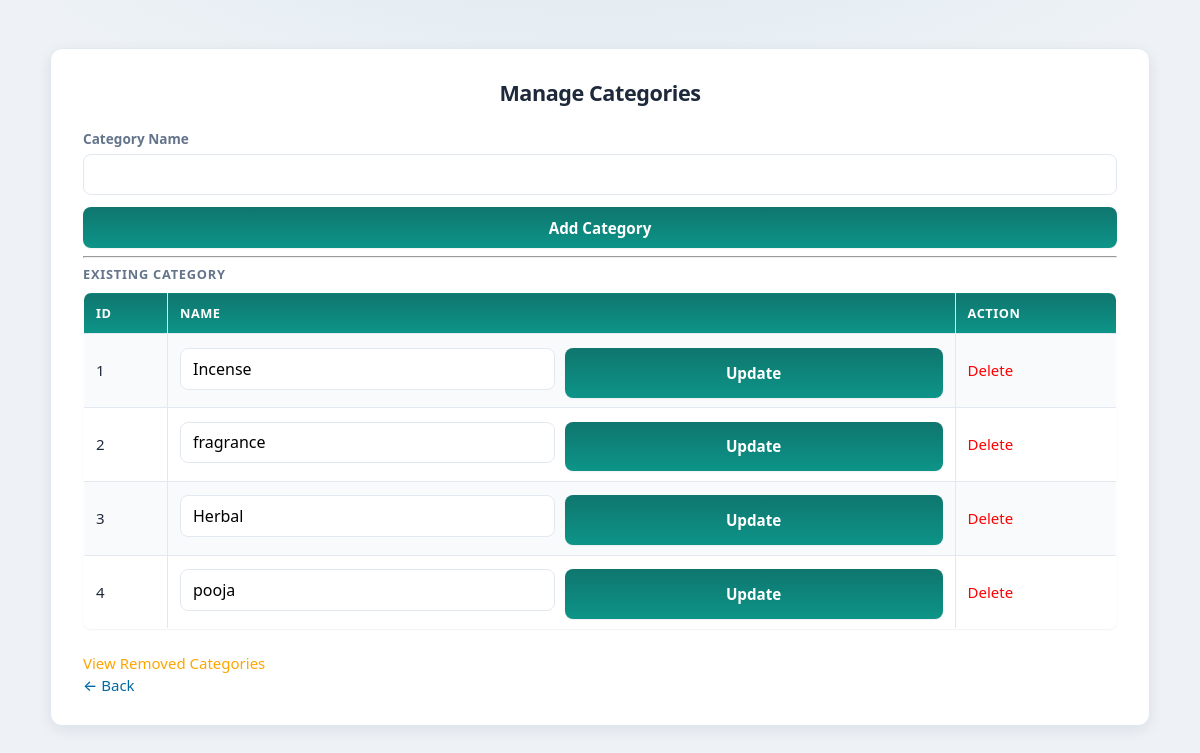
The page /manage_category.php (signed in) on the database as committed earlier.
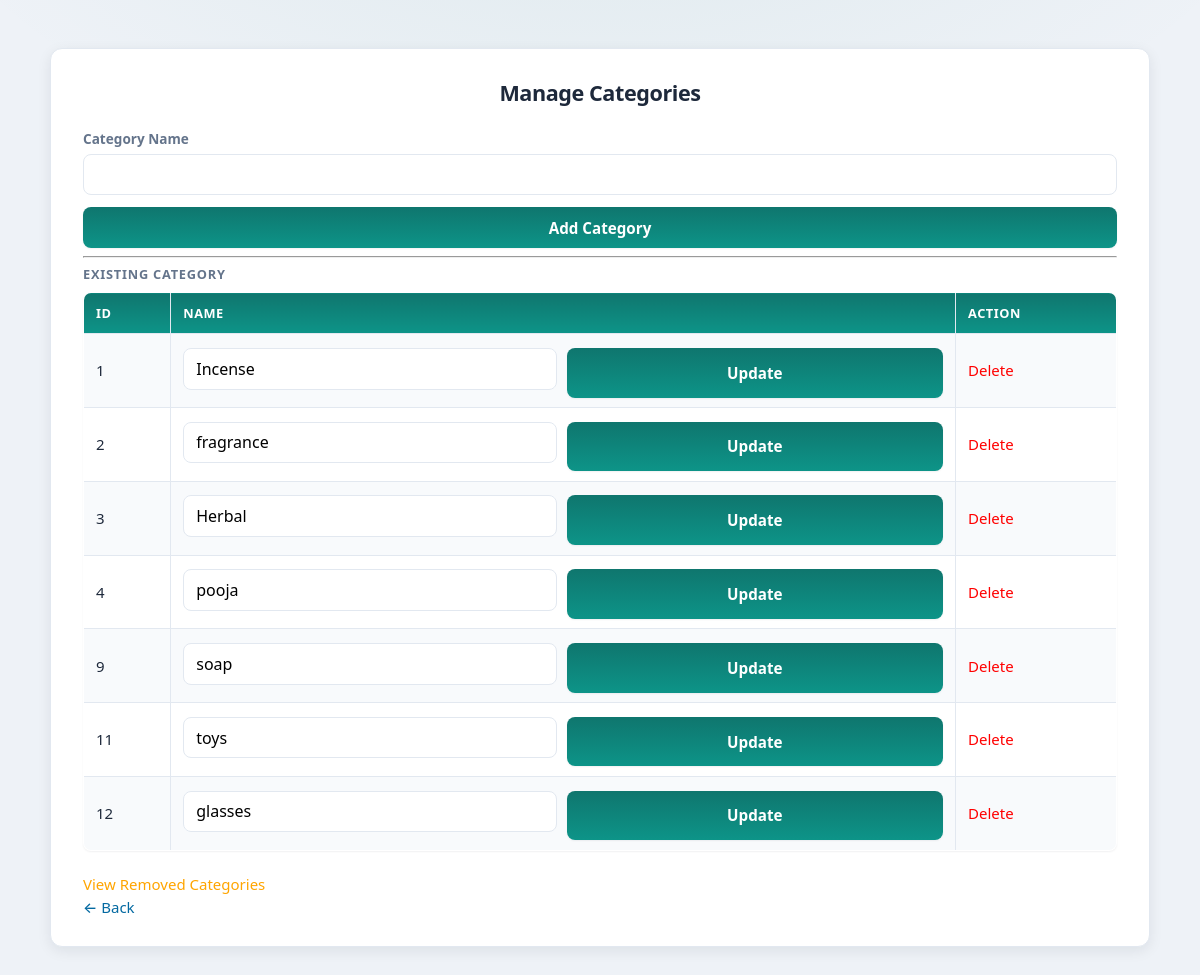
The same page on the database as committed later.
### tables this page shows
CREATE TABLE IF NOT EXISTS `category` (
  `category_id` int NOT NULL AUTO_INCREMENT,
  `category_name` varchar(100) NOT NULL,
  `status` enum('active','inactive') DEFAULT 'active',
  PRIMARY KEY (`category_id`)
);

### manage_category.php (the view, shortened to what this page needs)
<?php
include 'includes/config.php';
?>
<!DOCTYPE html>
<html>
    <head>
        <link rel="stylesheet" href="style.css">
    </head>
    <body>
        <div class="login-box">
            <h2>Manage Categories</h2>
                <form method="POST">
                    <label >Category Name</label>
                    <input type="text" name="category_name" required>
                    <button type="submit" name="add_category"> Add Category</button>
                </form>
                <hr>
                <h3>Existing Category</h3>
                <table border="1" width="100%" cellpadding="10">
                    <tr>
                        <th>ID</th>
                        <th>Name</th>
                        <th>Action</th>
                    </tr>
                    <?php
                    $result = mysqli_query($conn, "SELECT * FROM category WHERE status = 'active'");
                    while($row = mysqli_fetch_assoc($result) ){
                        ?>
                        <tr>
                            <td><?php echo $row['category_id']; ?></td>
                            <td>
                                <form method="POST" style="display:flex; gap:10px;">
                                    <input type="text" name="category_name" value="<?php echo $row['category_name']; ?>">
                                    <button type="submit" name="update_category">Update</button>
                                </form>
                            </td>
                            <td>
                                <a href="manage_category.php?delete=<?php echo $row['category_id']; ?>"
                                onclick="return confirm('Delete this category?')" style="color:red;">
                                Delete
                                </a>
                            </td>
                        </tr>
                        <?php
                    }
                    ?>
                </table>
                <br>
                <a href="inactive_categories.php" style="color:orange;">
                    View Removed Categories
                </a>
                <br>
                <a href="admin/dashboard.php">← Back </a>
        </div>
    </body>
</html>

Rows that differ between the two databases and show on the page:
added category: category_id "9", category_name "soap"
added category: category_id "11", category_name "toys"
added category: category_id "12", category_name "glasses"
